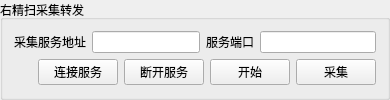
         <widget class="QGroupBox" name="groupBox_18">
          <property name="sizePolicy">
           <sizepolicy hsizetype="Preferred" vsizetype="Maximum">
            <horstretch>0</horstretch>
            <verstretch>0</verstretch>
           </sizepolicy>
          </property>
          <property name="title">
           <string>右精扫采集转发</string>
          </property>
          <layout class="QGridLayout" name="gridLayout_29">
           <item row="0" column="0">
            <layout class="QHBoxLayout" name="topHBoxLayout_6">
             <item>
              <widget class="QLabel" name="label_11">
               <property name="sizePolicy">
                <sizepolicy hsizetype="Maximum" vsizetype="Preferred">
                 <horstretch>0</horstretch>
                 <verstretch>0</verstretch>
                </sizepolicy>
               </property>
               <property name="text">
                <string>采集服务地址</string>
               </property>
              </widget>
             </item>
             <item>
              <widget class="QLineEdit" name="Prec_Scan_121_Local_Ip">
               <property name="sizePolicy">
                <sizepolicy hsizetype="Preferred" vsizetype="Fixed">
                 <horstretch>0</horstretch>
                 <verstretch>0</verstretch>
                </sizepolicy>
               </property>
              </widget>
             </item>
            </layout>
           </item>
           <item row="0" column="1">
            <layout class="QHBoxLayout" name="topHBoxLayout_7">
             <item>
              <widget class="QLabel" name="label_12">
               <property name="sizePolicy">
                <sizepolicy hsizetype="Maximum" vsizetype="Preferred">
                 <horstretch>0</horstretch>
                 <verstretch>0</verstretch>
                </sizepolicy>
               </property>
               <property name="text">
                <string>服务端口</string>
               </property>
              </widget>
             </item>
             <item>
              <widget class="QLineEdit" name="Prec_Scan_121_Tran_Port">
               <property name="sizePolicy">
                <sizepolicy hsizetype="Preferred" vsizetype="Fixed">
                 <horstretch>0</horstretch>
                 <verstretch>0</verstretch>
                </sizepolicy>
               </property>
              </widget>
             </item>
            </layout>
           </item>
           <item row="1" column="0" colspan="2">
            <layout class="QHBoxLayout" name="horizontalLayout_20">
             <item>
              <widget class="c_Fr_Light" name="Right_Scan_Tran_State" native="true">
               <property name="sizePolicy">
                <sizepolicy hsizetype="Maximum" vsizetype="Maximum">
                 <horstretch>0</horstretch>
                 <verstretch>0</verstretch>
                </sizepolicy>
               </property>
               <layout class="QGridLayout" name="gridLayout_297"/>
              </widget>
             </item>
             <item>
              <widget class="QPushButton" name="Connect_Server_121">
               <property name="enabled">
                <bool>true</bool>
               </property>
               <property name="sizePolicy">
                <sizepolicy hsizetype="Preferred" vsizetype="Fixed">
                 <horstretch>0</horstretch>
                 <verstretch>0</verstretch>
                </sizepolicy>
               </property>
               <property name="text">
                <string>连接服务</string>
               </property>
              </widget>
             </item>
             <item>
              <widget class="QPushButton" name="Disconnect_Server_121">
               <property name="enabled">
                <bool>true</bool>
               </property>
               <property name="text">
                <string>断开服务</string>
               </property>
              </widget>
             </item>
             <item>
              <widget class="QPushButton" name="Start_121">
               <property name="enabled">
                <bool>true</bool>
               </property>
               <property name="text">
                <string>开始</string>
               </property>
              </widget>
             </item>
             <item>
              <widget class="QPushButton" name="Collection_121">
               <property name="enabled">
                <bool>true</bool>
               </property>
               <property name="text">
                <string>采集</string>
               </property>
              </widget>
             </item>
            </layout>
           </item>
          </layout>
         </widget>
